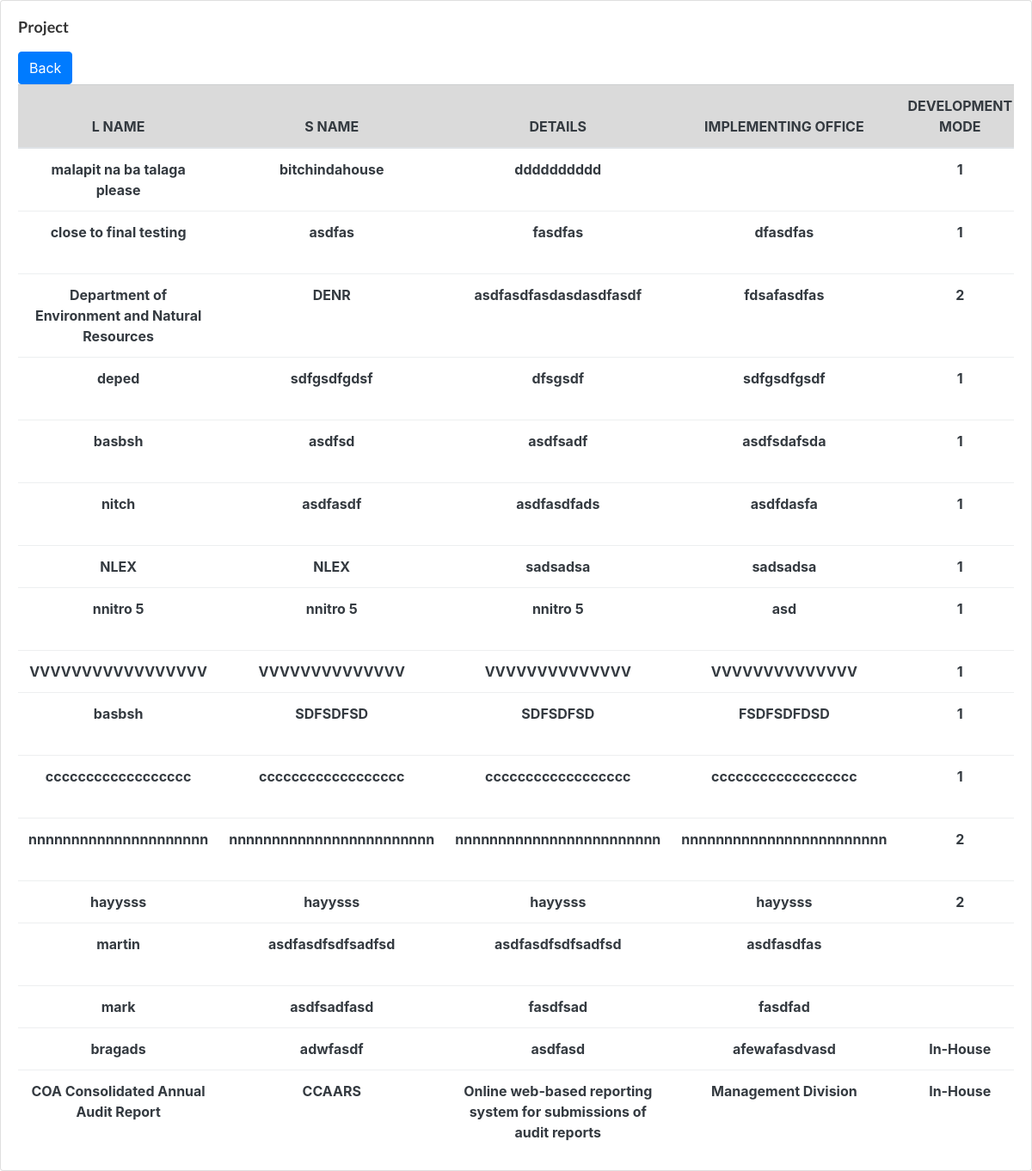
The page /viewprojects.php (signed in) on the database its author committed.
### tables this page shows
CREATE TABLE `products` (
  `product_id` int(11) NOT NULL,
  `product_name` varchar(255) NOT NULL,
  `product_sname` varchar(255) NOT NULL,
  `details` varchar(255) NOT NULL,
  `implementing_office` varchar(255) NOT NULL,
  `dev_mode` varchar(255) NOT NULL,
  `developer` varchar(255) NOT NULL,
  `frontend` varchar(255) NOT NULL,
  `backend` varchar(255) NOT NULL,
  `status` varchar(255) NOT NULL,
  `remarks` varchar(255) NOT NULL,
  `serverhid` varchar(255) NOT NULL,
  `IsDeleted` int(11) NOT NULL DEFAULT 0
);

### viewprojects.php (the view, shortened to what this page needs)
<!doctype html>
<html class="no-js" lang="en">
<head>
    <link rel="stylesheet" href="assets/css/bootstrap.min.css">
    <link rel="stylesheet" href="assets/css/font-awesome.min.css">
    <link rel="stylesheet" href="assets/css/themify-icons.css">
    <link rel="stylesheet" href="assets/css/metisMenu.css">
    <link rel="stylesheet" href="assets/css/owl.carousel.min.css">
    <link rel="stylesheet" href="assets/css/slicknav.min.css">
    <link rel="stylesheet" href="https://www.amcharts.com/lib/3/plugins/export/export.css" type="text/css" media="all" />
    <link rel="stylesheet" href="assets/css/typography.css">
    <link rel="stylesheet" href="assets/css/default-css.css">
    <link rel="stylesheet" href="assets/css/styles.css">
    <link rel="stylesheet" href="assets/css/responsive.css">
</head>
                        <div class="card">
                            <div class="card-body">
                                <h4 class="header-title">Project </h4>
                                <button type="button" class="btn btn-primary" onclick="window.history.back();">Back</button>
                                <div class="single-table">
                                    <div class="table-responsive">
                                        <table class="table text-dark text-center">
                                            <thead class="text-uppercase">
                                                <tr class="table-active">
                                                    <th scope="col">L Name</th>
                                                    <th scope="col">S Name</th>
                                                    <th scope="col">Details</th>
                                                    <th scope="col">Implementing Office</th>
                                                    <th scope="col">Development Mode</th>
                                                </tr>
                                            </thead>
                                            <tbody>
			<?php
               $conn = new mysqli("localhost","root","","inventorymanagement");
               $sql = "SELECT * FROM products";
               $result = $conn->query($sql);
               if ($result -> num_rows >  0) {
                 while ($row = $result->fetch_assoc())
				 {
                   ?>
                   <tr>
                      <th><?php echo $row["product_name"] ?></th>
                      <th><?php echo $row["product_sname"] ?></th>
                      <th><?php echo $row["details"]  ?></th>
                      <th><?php echo $row["implementing_office"]  ?></th>
                      <th><?php echo $row["dev_mode"]  ?></th>
					   </tr>
            <?php
                 }
               }
            ?>
<html>
<head>
	<link rel="stylesheet" type="text/css" href="styles.css">
	<link rel="stylesheet" href="https://maxcdn.bootstrapcdn.com/bootstrap/4.0.0-alpha.6/css/bootstrap.min.css">
</head>
</html>

### assets/css/styles.css (style rules this page uses)
.card { border: none; border-radius: 4px; background-color: #fff; -webkit-transition: all 0.3s ease 0s; transition: all 0.3s ease 0s; }
.card-body { padding: 25.6px; padding: 1.6rem; }
.header-title { font-family: 'Lato', sans-serif; font-size: 18px; font-weight: 600; letter-spacing: 0; color: #333; text-transform: capitalize; margin-bottom: 17px; }
.btn { padding: 11px 17px; font-size: 13px; letter-spacing: 0; }
.single-table .table { margin-bottom: 0; }
table tr th { border-bottom: none; }
table tr th, table tr td { border-top: 1px solid rgba(120, 130, 140, 0.13) !important; }

### rows shown on the page
products: product_name "malapit na ba talaga please", product_sname "bitchindahouse", details "dddddddddd", dev_mode "1"
products: product_name "close to final testing", product_sname "asdfas", details "fasdfas", implementing_office "dfasdfas", dev_mode "1"
products: product_name "Department of Environment and Natural Resources", product_sname "DENR", details "asdfasdfasdasdasdfasdf", implementing_office "fdsafasdfas", dev_mode "2"
products: product_name "deped", product_sname "sdfgsdfgdsf", details "dfsgsdf", implementing_office "sdfgsdfgsdf", dev_mode "1"
products: product_name "basbsh", product_sname "asdfsd", details "asdfsadf", implementing_office "asdfsdafsda", dev_mode "1"
products: product_name "nitch", product_sname "asdfasdf", details "asdfasdfads", implementing_office "asdfdasfa", dev_mode "1"
products: product_name "NLEX", product_sname "NLEX", details "sadsadsa", implementing_office "sadsadsa", dev_mode "1"
products: product_name "nnitro 5", product_sname "nnitro 5", details "nnitro 5", implementing_office "asd", dev_mode "1"
products: product_name "VVVVVVVVVVVVVVVVV", product_sname "VVVVVVVVVVVVVV", details "VVVVVVVVVVVVVV", implementing_office "VVVVVVVVVVVVVV", dev_mode "1"
products: product_name "basbsh", product_sname "SDFSDFSD", details "SDFSDFSD", implementing_office "FSDFSDFDSD", dev_mode "1"
products: product_name "cccccccccccccccccc", product_sname "cccccccccccccccccc", details "cccccccccccccccccc", implementing_office "cccccccccccccccccc", dev_mode "1"
products: product_name "nnnnnnnnnnnnnnnnnnnnn", product_sname "nnnnnnnnnnnnnnnnnnnnnnnn", details "nnnnnnnnnnnnnnnnnnnnnnnn", implementing_office "nnnnnnnnnnnnnnnnnnnnnnnn", dev_mode "2"
products: product_name "hayysss", product_sname "hayysss", details "hayysss", implementing_office "hayysss", dev_mode "2"
products: product_name "martin", product_sname "asdfasdfsdfsadfsd", details "asdfasdfsdfsadfsd", implementing_office "asdfasdfas"
products: product_name "mark", product_sname "asdfsadfasd", details "fasdfsad", implementing_office "fasdfad"
products: product_name "bragads", product_sname "adwfasdf", details "asdfasd", implementing_office "afewafasdvasd", dev_mode "In-House"
products: product_name "COA Consolidated Annual Audit Report", product_sname "CCAARS", details "Online web-based reporting system for submissions of audit reports", implementing_office "Management Division", dev_mode "In-House"
